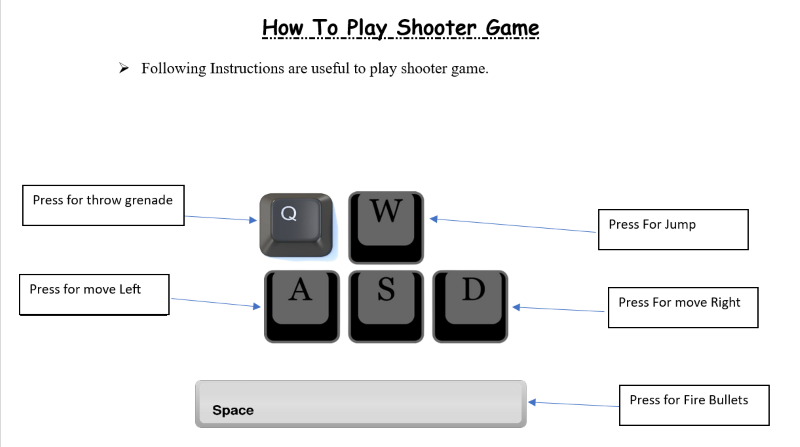
#> input picture images/howtoplayshootergame.png, 800 x 447 px, found by its file name
$ python 'how to play shooter game.py'
#> lines starting #> are read from the running program, lines starting #| are printed output that depends on the picture
import cv2
from tkinter import *
from PIL import Image,ImageTk
root1 = Tk ( )
root1.title ( 'How to Play Shooter Game ' )
root1.geometry ( '800x500+360+150' )
root1.configure ( bg = "white" )
root1.resizable ( False , False )

ima = cv2.imread("C:/Users/sujal/PycharmProjects/Sem4 Python Project/images/howtoplayshootergame.png" )
#> ima is the input picture: shape (447, 800, 3); mean B, G, R 234, 233.9, 233.8
imgr1 = cv2.resize ( ima , (800 , 470) )
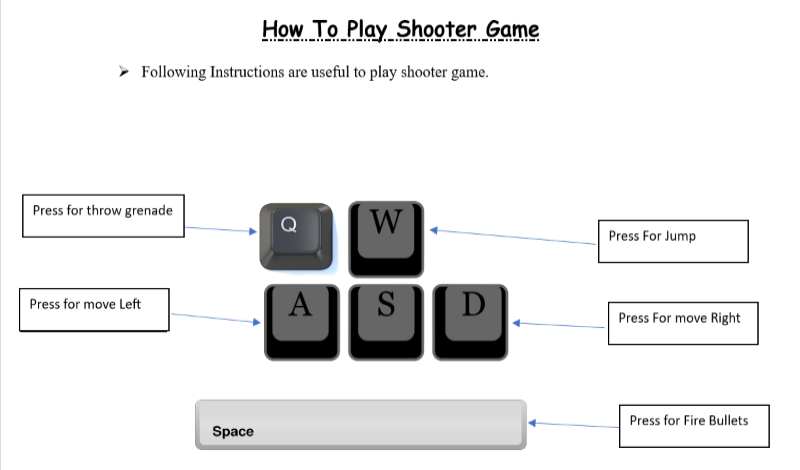
#> imgr1: shape (470, 800, 3); mean B, G, R 234, 233.8, 233.7
img_rgb1 = cv2.cvtColor ( imgr1 , cv2.COLOR_BGR2RGB )
img_tk = ImageTk.PhotoImage ( Image.fromarray ( img_rgb1 ) )

Label( root1,image = img_tk).place(x=0,y=5)

root1.mainloop()
